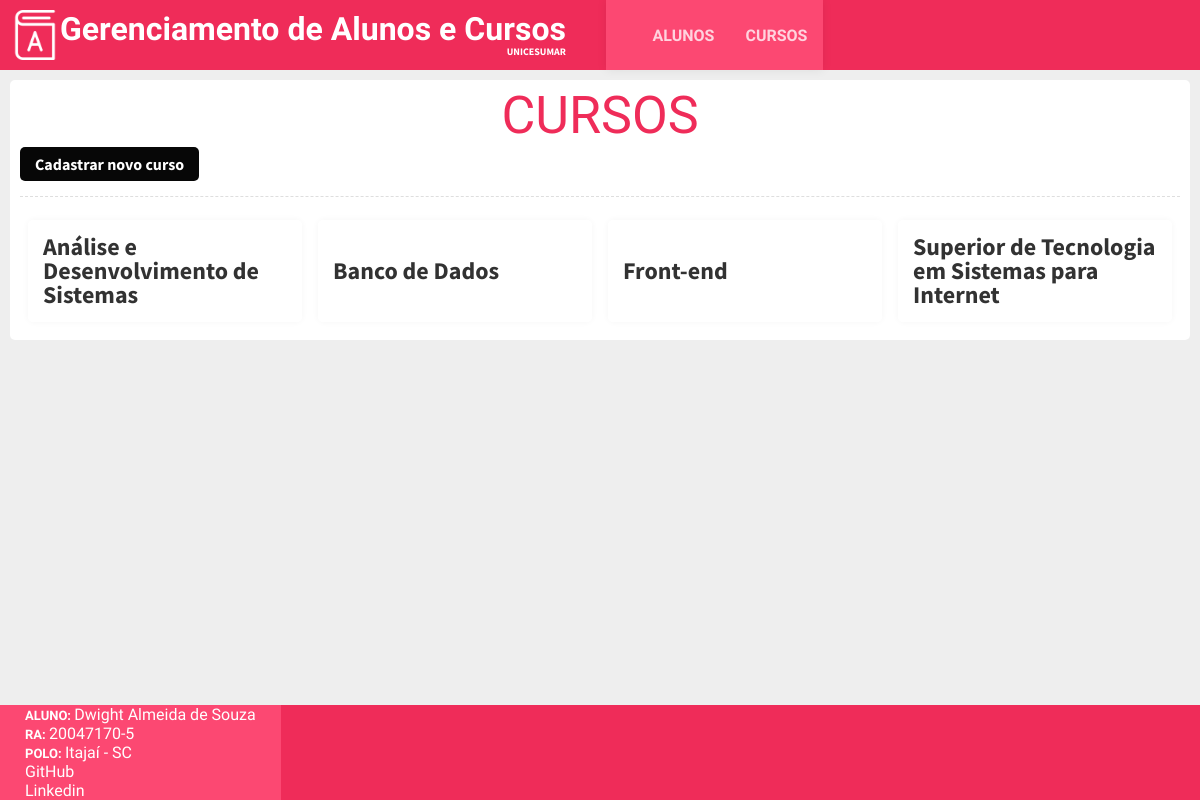
The page /controller/cursos.php on the database its author committed.
### tables this page shows
CREATE TABLE `cursos` (
  `Id` int(100) NOT NULL,
  `nameCurso` varchar(80) NOT NULL,
  `description` varchar(700) NOT NULL,
  `dataStart` varchar(64) NOT NULL,
  `dataFinish` varchar(15) NOT NULL,
  `status` varchar(64) NOT NULL
);

### controller/cursos.php (called while the page is built, shortened)
<?php
class cursos {
	private function listarCursos(){
		include("../model/conexao.php");
		$dados = array();
		$query = $conn->query("SELECT * FROM cursos");
		while($registo = $query->fetch_assoc()){
			$dados[] = $registo;
		}
		return $dados;
	}
	public function exibirView(){
		if(isset($_GET["acao"])){
			switch($_GET["acao"]){
				case "cadastro":
					$conteudo = "../view/cursos/cadastro.php";
					break;
				case "detalhes":
					$cursos = $this->getdetalhes();
					$conteudo = "../view/cursos/detalhes.php";
					break;
				case "inserir_curso":
					$mensagem = $this->inserirCurso();
					$redirecionar = "cursos.php";
					$conteudo = "../view/mensagem.php";
			}
		} else {
			$cursos = $this->listarcursos();
		}
		include("../view/view.php");
	}
}
$cursos = new cursos;
$cursos->exibirView();

### view/cursos/lista.php (the view)
<section id="conteudo">
	<header class="column">
		<h1>Cursos</h1>
		<div class="ferramentas">
			<a href="cursos.php?acao=cadastro" class="botao">Cadastrar novo curso</a>
		</div>
	</header>
	<ul class="lista">
		<?php
		foreach($cursos as $curso){
			?>
			<a href="cursos.php?acao=detalhes&id=<?=$curso["Id"];?>">
				<li>
					<div>
						<h1><?=$curso["nameCurso"];?></h1>
					</div>
				</li>
			</a>
			<?php
		}
		?>
	</ul>
</section>

### css/estilos.css (style rules this page uses)
html { height: 100%; box-sizing: border-box; }
*, *:before, *:after { box-sizing: inherit; }
body { margin: 0; padding: 0; background: #EEE; font-family: 'Source Sans Pro', sans-serif; min-height: 100%; position: relative; }
h1, h2, h3, h4, h5, h6 { margin: 0; padding: 0; line-height: 100%; }
ul, li { margin: 0; padding: 0; list-style: none; }
a, a:hover, a:focus, a:visited { text-decoration: none; color: inherit }
.botao, input, button, select { font-family: 'Source Sans Pro', sans-serif; font-size: 16px; border-radius: 5px; background: #FFF; }
.botao { border: none !important; background: #070707; padding: 7px 15px; font-weight: bold; color: #FFF !important; cursor: pointer; box-shadow: 0 0 0px transparent; transition: background 500ms, box-shadow 500ms; align-self: center; }
#conteudo { margin: 10px; padding: 10px; background: #FFF; border-radius: 5px; }
.column { flex-direction: column !important; }
#conteudo header { padding-bottom: 15px; margin-bottom: 15px; border-bottom: 1px dashed #dedede; display: flex; }
#conteudo header h1 { font-size: 52px; text-align: center; text-transform: uppercase; font-weight: normal; font-family: 'Dosis', sans-serif; color: #ef2c59; }
#conteudo .lista { display: flex; flex-wrap: wrap; }
#conteudo .lista a { width: 25%; min-width: 25%; max-width: 25%; display: flex; }
#conteudo .lista a li { flex-grow: 1; display: flex; margin: 8px; box-shadow: 0 0 10px rgba(0, 0, 0, 0.05); border-radius: 5px; transition: box-shadow 200ms, opacity 200ms; overflow: hidden; font-weight: normal; opacity: 0.8; }
#conteudo .lista a div { margin: auto 0; padding: 15px; }
.ferramentas { margin-top: 5px; display: flex; }
.ferramentas .botao { margin-right: 5px; }

### rows shown on the page
cursos: nameCurso "Análise e Desenvolvimento de Sistemas"
cursos: nameCurso "Banco de Dados"
cursos: nameCurso "Front-end"
cursos: nameCurso "Superior de Tecnologia em Sistemas para Internet"
